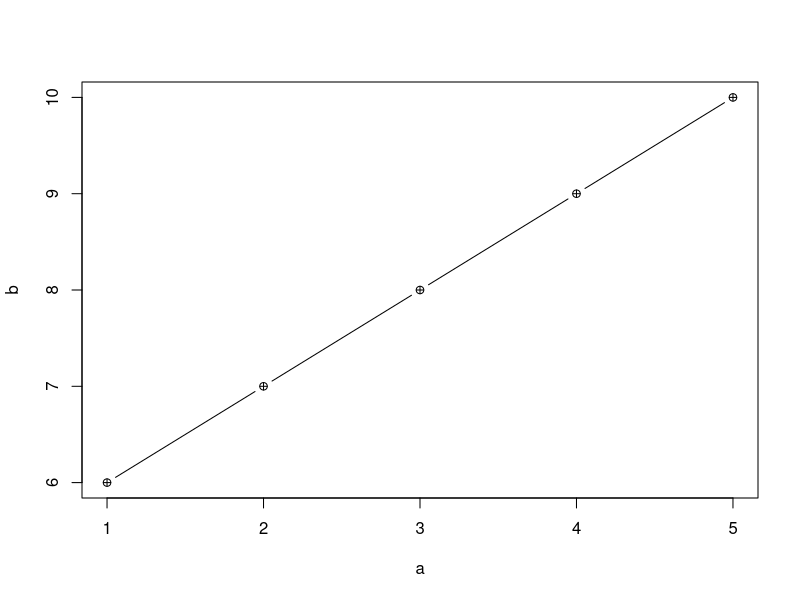
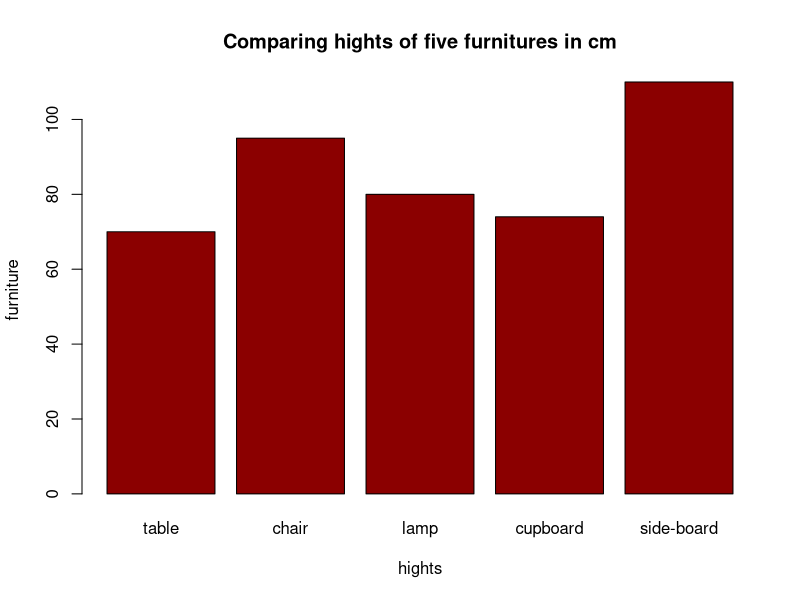

Generate these figures, in order, with R:
## ---- chunk 1
## 1 Write an R program to create three vectors a, b, c with 5 integers. Combine the three vectors to become a 3×5 matrix where each column represents a vector. Print the content of the matrix. Plot a graph and label correctly

a=c(1,2,3,4,5)
b=c(6,7,8,9,10)
c=c(11,12,13,14,15)

d=cbind(a,b,c)

print(d)

matplot(d,x=a,y=b, type ="b", pch=10, col=1:3)

## ---- chunk 2

## 2 Write a R program to create a Data frames which contain details of 5 employees and display the details.  (Name, Age, Role and Length of service)

Employees_details = data.frame(Name=c("Rania A","Rizwane U","Joud U", "Joumana U","Khalifa U"),
                      Age=c(31,35,25,26,32),
                      Role=c("Manager","CEO","Cook","WAITRESS","WAITRESS"),
                      LOS=c(3,3,3,3,2)
                      )

print(Employees_details)



## ---- chunk 3
## 3 Import the GGPLOT 2 library and plot a graph using the qplot function.  X axis is the sequence of 1:20 and the y axis is the x^ 
##  Label the graph appropriately. install.packages("ggplot2", dependencies = TRUE)


## ---- chunk 4
## 4 Create a simple bar plot of five subjects


hights = c(70, 95, 80, 74,110)
barplot(hights, main = "Comparing hights of five furnitures in cm",xlab = "hights",ylab = "furniture",names.arg = c("table", "chair", "lamp", "cupboard", "side-board"),col = "darkred",horiz = FALSE)


